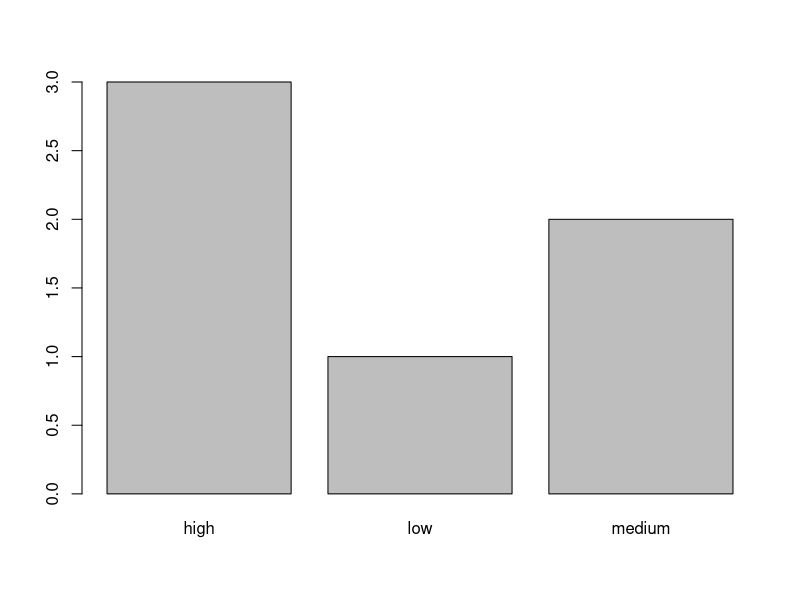
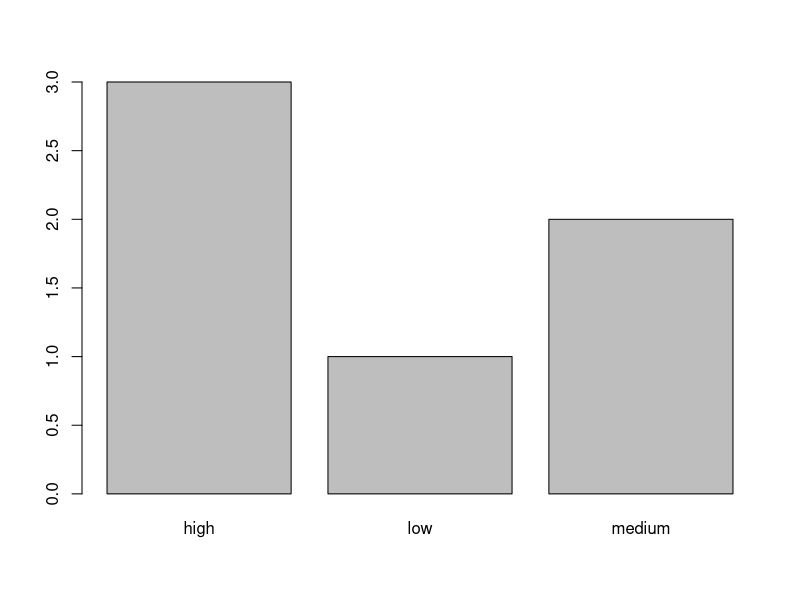
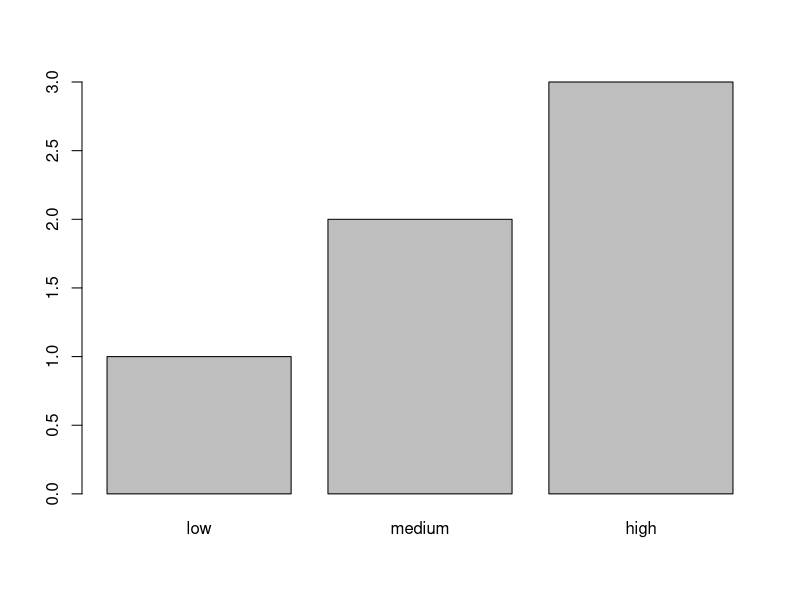

Here is the R script that generated these plots, in order:
## ---- chunk 1

numbers <- c(1, 2, 3, 4, 5)

# removing objects from the Environment

rm(numbers) # remove a particular object by name

rm(list = ls()) # remove everything in the global environment
## ---- chunk 2
number <- 1

number * 2

number <- 2

number * 2
## ---- chunk 3
number <- 1

number <- number * 2 # what if you run this a few times?

number
## ---- chunk 4

numbers <- c(1, 2, 3, 4, 5)

numbers * c(1, 2)
## ---- chunk 5
sqrt(mean(seq(1, 10, 2)))
## ---- chunk 6
#| warning: true

numbers <- c(1, 2, 3, 4, 5)
numbers

numbers <- c(1, 2, "three", 4, 5)
numbers 

numbers <- c(1, 2, "3", 4, 5)
numbers

mean(numbers)

## ---- chunk 7
df <- data.frame(a = c(1, 2, 3),
                 b = c("one", "two", "three"),
                 c = c(1, 2, "3"),
                 d = c(1, 2, NA),
                 e = c(TRUE, FALSE, FALSE),
                 f = factor(c("female", "female", "male")))

str(df)
## ---- chunk 8

1 < "2"

22 < "11"

3 > "two"

# why?
## ---- chunk 9
# doing math with logicals

bool <- c(TRUE, FALSE, FALSE, TRUE)
bool 

as.numeric(bool)

sum(bool) # count of TRUEs

mean(bool) # proportion of TRUEs
## ---- chunk 10

data <- c("female", "male", "male", "female")

data_factor <- factor(data)

data_factor

as.numeric(data_factor)
## ---- chunk 11

data <- c(1, 2, 2, 1) # gender coded numerically

factor(data, levels = c(1, 2), labels = c("female", "male"))
## ---- chunk 12

# with no order specified; levels are listed alphabetically

data <- c("medium", "low", "high", "medium", "high", "high")

unordered <- factor(data) 

plot(unordered)

## ---- chunk 13
#| echo: false

plot(unordered)
## ---- chunk 14
ordered <- factor(data, 
                  levels = c("low", "medium", "high"), 
                  ordered = TRUE)

## ---- chunk 15
#| echo: false

plot(ordered)
